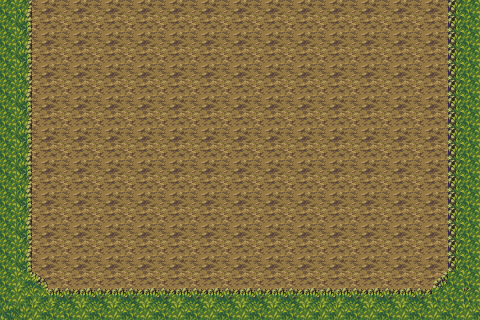

Below is a game level as drawn by its tile map, then a one-line description and the .tmx file that defines it, in full:
An orthogonal 30x20 tile map with 16x16 px tiles, 2 tile layers (ground_layer, wall_layer), 4 tilesets and 34 objects.

<map version="1.10" tiledversion="1.10.2" orientation="orthogonal" renderorder="right-down" width="30" height="20" tilewidth="16" tileheight="16" infinite="0" nextlayerid="6" nextobjectid="47">
 <editorsettings>
  <export target="1exits_map..tmj" format="json" />
 </editorsettings>
 <properties>
  <property name="entrance" value="true" />
  <property name="paths_allowed" value="tfff" />
 </properties>
 <tileset firstgid="1" source="../Tilesets/ground.tsx" />
 <tileset firstgid="121" source="../Tilesets/top.tsx" />
 <tileset firstgid="223" source="../Tilesets/cliff.tsx" />
 <tileset firstgid="343" source="../Tilesets/TestObjects.tsx" />
 <layer id="1" name="ground_layer" width="30" height="20">
  <properties>
   <property name="unity:SortingLayer" value="base_background" />
  </properties>
  <data encoding="csv">
81,82,81,82,81,82,81,82,81,82,81,82,81,82,81,82,81,82,81,82,81,82,81,82,81,82,81,82,81,82,
101,102,101,102,101,102,101,102,101,102,101,102,101,102,101,102,101,102,101,102,101,102,101,102,101,102,101,102,101,102,
81,82,81,82,81,82,81,82,81,82,81,82,81,82,81,82,81,82,81,82,81,82,81,82,81,82,81,82,81,82,
101,102,101,102,101,102,101,102,101,102,101,102,101,102,101,102,101,102,101,102,101,102,101,102,101,102,101,102,101,102,
81,82,81,82,81,82,81,82,81,82,81,82,81,82,81,82,81,82,81,82,81,82,81,82,81,82,81,82,81,82,
101,102,101,102,101,102,101,102,101,102,101,102,101,102,101,102,101,102,101,102,101,102,101,102,101,102,101,102,101,102,
81,82,81,82,81,82,81,82,81,82,81,82,81,82,81,82,81,82,81,82,81,82,81,82,81,82,81,82,81,82,
101,102,101,102,101,102,101,102,101,102,101,102,101,102,101,102,101,102,101,102,101,102,101,102,101,102,101,102,101,102,
81,82,81,82,81,82,81,82,81,82,81,82,81,82,81,82,81,82,81,82,81,82,81,82,81,82,81,82,81,82,
101,102,101,102,101,102,101,102,101,102,101,102,101,102,101,102,101,102,101,102,101,102,101,102,101,102,101,102,101,102,
81,82,81,82,81,82,81,82,81,82,81,82,81,82,81,82,81,82,81,82,81,82,81,82,81,82,81,82,81,82,
101,102,101,102,101,102,101,102,101,102,101,102,101,102,101,102,101,102,101,102,101,102,101,102,101,102,101,102,101,102,
81,82,81,82,81,82,81,82,81,82,81,82,81,82,81,82,81,82,81,82,81,82,81,82,81,82,81,82,81,82,
101,102,101,102,101,102,101,102,101,102,101,102,101,102,101,102,101,102,101,102,101,102,101,102,101,102,101,102,101,102,
81,82,81,82,81,82,81,82,81,82,81,82,81,82,81,82,81,82,81,82,81,82,81,82,81,82,81,82,81,82,
101,102,101,102,101,102,101,102,101,102,101,102,101,102,101,102,101,102,101,102,101,102,101,102,101,102,101,102,101,102,
81,82,81,82,81,82,81,82,81,82,81,82,81,82,81,82,81,82,81,82,81,82,81,82,81,82,81,82,81,82,
101,102,101,102,101,102,101,102,101,102,101,102,101,102,101,102,101,102,101,102,101,102,101,102,101,102,101,102,101,102,
81,82,81,82,81,82,81,82,81,82,81,82,81,82,81,82,81,82,81,82,81,82,81,82,81,82,81,82,81,82,
101,102,101,102,101,102,101,102,101,102,101,102,101,102,101,102,101,102,101,102,101,102,101,102,101,102,101,102,101,102
</data>
 </layer>
 <layer id="4" name="wall_layer" width="30" height="20">
  <properties>
   <property name="unity:SortingLayer" value="Player" />
   <property name="unity:SortingOrder" type="int" value="0" />
  </properties>
  <data encoding="csv">
1,248,0,0,0,0,0,0,0,0,0,0,0,0,0,0,0,0,0,0,0,0,0,0,0,0,0,0,267,1,
1,268,0,0,0,0,0,0,0,0,0,0,0,0,0,0,0,0,0,0,0,0,0,0,0,0,0,0,267,1,
1,248,0,0,0,0,0,0,0,0,0,0,0,0,0,0,0,0,0,0,0,0,0,0,0,0,0,0,267,1,
1,268,0,0,0,0,0,0,0,0,0,0,0,0,0,0,0,0,0,0,0,0,0,0,0,0,0,0,267,1,
1,248,0,0,0,0,0,0,0,0,0,0,0,0,0,0,0,0,0,0,0,0,0,0,0,0,0,0,267,1,
1,248,0,0,0,0,0,0,0,0,0,0,0,0,0,0,0,0,0,0,0,0,0,0,0,0,0,0,267,1,
1,268,0,0,0,0,0,0,0,0,0,0,0,0,0,0,0,0,0,0,0,0,0,0,0,0,0,0,267,1,
1,248,0,0,0,0,0,0,0,0,0,0,0,0,0,0,0,0,0,0,0,0,0,0,0,0,0,0,267,1,
1,268,0,0,0,0,0,0,0,0,0,0,0,0,0,0,0,0,0,0,0,0,0,0,0,0,0,0,267,1,
1,248,0,0,0,0,0,0,0,0,0,0,0,0,0,0,0,0,0,0,0,0,0,0,0,0,0,0,267,1,
1,268,0,0,0,0,0,0,0,0,0,0,0,0,0,0,0,0,0,0,0,0,0,0,0,0,0,0,267,1,
1,248,0,0,0,0,0,0,0,0,0,0,0,0,0,0,0,0,0,0,0,0,0,0,0,0,0,0,267,1,
1,268,0,0,0,0,0,0,0,0,0,0,0,0,0,0,0,0,0,0,0,0,0,0,0,0,0,0,267,1,
1,248,0,0,0,0,0,0,0,0,0,0,0,0,0,0,0,0,0,0,0,0,0,0,0,0,0,0,267,1,
1,268,0,0,0,0,0,0,0,0,0,0,0,0,0,0,0,0,0,0,0,0,0,0,0,0,0,0,267,1,
1,248,0,0,0,0,0,0,0,0,0,0,0,0,0,0,0,0,0,0,0,0,0,0,0,0,0,0,267,1,
1,268,0,0,0,0,0,0,0,0,0,0,0,0,0,0,0,0,0,0,0,0,0,0,0,0,0,0,267,1,
1,228,226,0,0,0,0,0,0,0,0,0,0,0,0,0,0,0,0,0,0,0,0,0,0,0,0,223,1,1,
1,2,228,225,224,225,224,225,224,225,224,225,224,225,224,225,224,225,224,225,225,225,224,225,224,225,224,1,1,227,
21,22,2,1,1,2,1,2,1,2,1,2,1,2,1,2,1,2,1,2,2,2,1,2,1,2,1,2,1,2
</data>
 </layer>
 <objectgroup id="5" name="GameObjects">
  <properties>
   <property name="unity:SortingLayer" value="Player" />
   <property name="unity:SortingOrder" type="int" value="0" />
  </properties>
  <object id="1" gid="353" x="91" y="120" width="80" height="96" />
  <object id="2" gid="349" x="144" y="272" width="16" height="16" />
  <object id="3" gid="349" x="128.5" y="288" width="16" height="16" />
  <object id="4" gid="349" x="112" y="272.5" width="16" height="16" />
  <object id="5" gid="349" x="80" y="288" width="16" height="16" />
  <object id="6" gid="349" x="64" y="272.5" width="16" height="16" />
  <object id="7" gid="349" x="160.5" y="95.5" width="16" height="16" />
  <object id="8" gid="349" x="384" y="256" width="16" height="16" />
  <object id="9" gid="349" x="400" y="240" width="16" height="16" />
  <object id="10" gid="349" x="416" y="208" width="16" height="16" />
  <object id="11" gid="349" x="431.333" y="223.333" width="16" height="16" />
  <object id="12" gid="349" x="400" y="272" width="16" height="16" />
  <object id="13" gid="349" x="416" y="255.333" width="16" height="16" />
  <object id="14" gid="349" x="368.667" y="272" width="16" height="16" />
  <object id="15" gid="355" x="368" y="288" width="16" height="16" />
  <object id="16" gid="355" x="432" y="256" width="16" height="16" />
  <object id="17" gid="355" x="432" y="288" width="16" height="16" />
  <object id="19" gid="355" x="160" y="288" width="16" height="16" />
  <object id="21" gid="355" x="96" y="288" width="16" height="16" />
  <object id="22" gid="355" x="48" y="256" width="16" height="16" />
  <object id="23" gid="355" x="32" y="272" width="16" height="16" />
  <object id="24" gid="355" x="32" y="240" width="16" height="16" />
  <object id="25" gid="355" x="32" y="144" width="16" height="16" />
  <object id="26" gid="355" x="32" y="112" width="16" height="16" />
  <object id="29" gid="349" x="368" y="112" width="16" height="16" />
  <object id="30" gid="349" x="384" y="128" width="16" height="16" />
  <object id="31" gid="349" x="400" y="112" width="16" height="16" />
  <object id="32" gid="355" x="432" y="112" width="16" height="16" />
  <object id="33" gid="352" x="224" y="80" width="16" height="16" />
  <object id="37" gid="352" x="320" y="64" width="16" height="16" />
  <object id="38" gid="355" x="432" y="112" width="16" height="16" />
  <object id="43" gid="355" x="432" y="256" width="16" height="16" />
  <object id="45" gid="355" x="432" y="288" width="16" height="16" />
  <object id="46" gid="353" x="352" y="96" width="80" height="96" />
 </objectgroup>
</map>